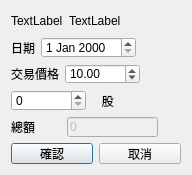
<?xml version="1.0" encoding="UTF-8"?>
<ui version="4.0">
 <class>Dialog</class>
 <widget class="QDialog" name="Dialog">
  <property name="geometry">
   <rect>
    <x>0</x>
    <y>0</y>
    <width>192</width>
    <height>175</height>
   </rect>
  </property>
  <property name="sizePolicy">
   <sizepolicy hsizetype="Fixed" vsizetype="Fixed">
    <horstretch>0</horstretch>
    <verstretch>0</verstretch>
   </sizepolicy>
  </property>
  <property name="minimumSize">
   <size>
    <width>192</width>
    <height>175</height>
   </size>
  </property>
  <property name="maximumSize">
   <size>
    <width>192</width>
    <height>175</height>
   </size>
  </property>
  <property name="windowTitle">
   <string>增資認購</string>
  </property>
  <layout class="QVBoxLayout" name="verticalLayout">
   <item>
    <layout class="QHBoxLayout" name="horizontalLayout_12">
     <item>
      <widget class="QLabel" name="qtStockNumberLabel">
       <property name="text">
        <string>TextLabel</string>
       </property>
      </widget>
     </item>
     <item>
      <widget class="QLabel" name="qtStockNameLabel">
       <property name="text">
        <string>TextLabel</string>
       </property>
      </widget>
     </item>
     <item>
      <spacer name="horizontalSpacer_11">
       <property name="orientation">
        <enum>Qt::Horizontal</enum>
       </property>
       <property name="sizeHint" stdset="0">
        <size>
         <width>40</width>
         <height>20</height>
        </size>
       </property>
      </spacer>
     </item>
    </layout>
   </item>
   <item>
    <layout class="QHBoxLayout" name="horizontalLayout">
     <item>
      <widget class="QLabel" name="label">
       <property name="text">
        <string>日期</string>
       </property>
      </widget>
     </item>
     <item>
      <widget class="QDateEdit" name="qtDateEdit"/>
     </item>
     <item>
      <spacer name="horizontalSpacer_3">
       <property name="orientation">
        <enum>Qt::Horizontal</enum>
       </property>
       <property name="sizeHint" stdset="0">
        <size>
         <width>40</width>
         <height>20</height>
        </size>
       </property>
      </spacer>
     </item>
    </layout>
   </item>
   <item>
    <layout class="QHBoxLayout" name="horizontalLayout_3">
     <item>
      <widget class="QLabel" name="label_2">
       <property name="text">
        <string>交易價格</string>
       </property>
      </widget>
     </item>
     <item>
      <widget class="QDoubleSpinBox" name="qtPriceDoubleSpinBox">
       <property name="minimumSize">
        <size>
         <width>75</width>
         <height>0</height>
        </size>
       </property>
       <property name="maximum">
        <double>9999.989999999999782</double>
       </property>
       <property name="value">
        <double>10.000000000000000</double>
       </property>
      </widget>
     </item>
     <item>
      <spacer name="horizontalSpacer_4">
       <property name="orientation">
        <enum>Qt::Horizontal</enum>
       </property>
       <property name="sizeHint" stdset="0">
        <size>
         <width>40</width>
         <height>20</height>
        </size>
       </property>
      </spacer>
     </item>
    </layout>
   </item>
   <item>
    <layout class="QHBoxLayout" name="horizontalLayout_6">
     <item>
      <widget class="QSpinBox" name="qtOddTradeCountSpinBox">
       <property name="enabled">
        <bool>true</bool>
       </property>
       <property name="minimumSize">
        <size>
         <width>75</width>
         <height>0</height>
        </size>
       </property>
       <property name="maximum">
        <number>99999</number>
       </property>
      </widget>
     </item>
     <item>
      <widget class="QLabel" name="label_5">
       <property name="text">
        <string>   股</string>
       </property>
      </widget>
     </item>
     <item>
      <spacer name="horizontalSpacer_2">
       <property name="orientation">
        <enum>Qt::Horizontal</enum>
       </property>
       <property name="sizeHint" stdset="0">
        <size>
         <width>40</width>
         <height>20</height>
        </size>
       </property>
      </spacer>
     </item>
    </layout>
   </item>
   <item>
    <layout class="QHBoxLayout" name="horizontalLayout_10">
     <item>
      <widget class="QLabel" name="label_9">
       <property name="minimumSize">
        <size>
         <width>50</width>
         <height>0</height>
        </size>
       </property>
       <property name="text">
        <string>總額</string>
       </property>
      </widget>
     </item>
     <item>
      <widget class="QLineEdit" name="qtTotalCostLineEdit">
       <property name="enabled">
        <bool>false</bool>
       </property>
       <property name="text">
        <string>0</string>
       </property>
      </widget>
     </item>
     <item>
      <spacer name="horizontalSpacer_9">
       <property name="orientation">
        <enum>Qt::Horizontal</enum>
       </property>
       <property name="sizeHint" stdset="0">
        <size>
         <width>40</width>
         <height>20</height>
        </size>
       </property>
      </spacer>
     </item>
    </layout>
   </item>
   <item>
    <layout class="QHBoxLayout" name="horizontalLayout_2">
     <item>
      <widget class="QPushButton" name="qtOkPushButton">
       <property name="text">
        <string>確認</string>
       </property>
      </widget>
     </item>
     <item>
      <widget class="QPushButton" name="qtCancelPushButton">
       <property name="text">
        <string>取消</string>
       </property>
      </widget>
     </item>
    </layout>
   </item>
  </layout>
 </widget>
 <resources/>
 <connections/>
</ui>
